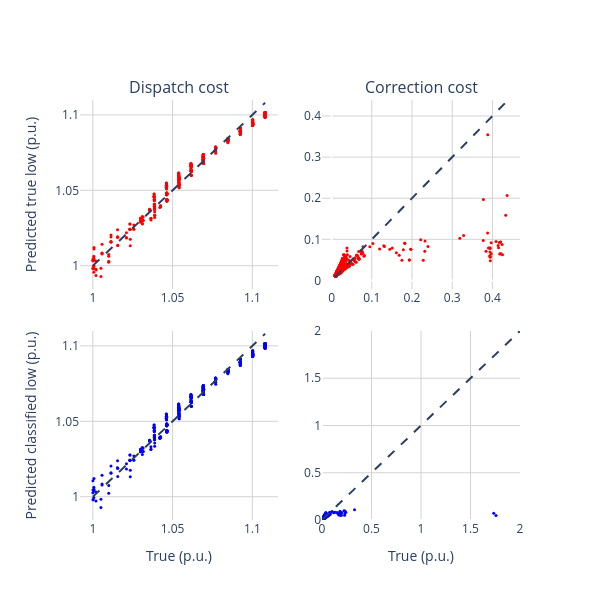

Notebook code for this chart:
### Code cell
from plotly.subplots import make_subplots

thresh = class_thresh
plot_dfl = df_results
fig = make_subplots(rows=2, cols=2, subplot_titles=("Dispatch cost", "Correction cost"),
                   horizontal_spacing = 0.1, vertical_spacing = 0.1)

# Add scatters
x = plot_dfl['Dispatch_cost_target']
y = plot_dfl['Dispatch_cost_pred']
rmse = np.sqrt(np.sum((x-y)**2))/len(x)
print('Dispatch cost rmse:', rmse)
fig.add_scatter(x=x, y=y, 
                mode='markers', marker=dict(color='red', size=3), row=1, col=1)
fig.add_shape(type='line', line=dict(dash='dash'), name= "Baseline", row=1, col=1,
              x0=x.min(), x1=x.max(), 
              y0=x.min(), y1=x.max())


x = plot_dfl['Correction_cost_target']
y = plot_dfl['Correction_cost_pred']
rmse = np.sqrt(np.sum((x-y)**2))/len(x)
print('Corrective cost rmse:', rmse)

fig.add_scatter(x=x, y=y, 
                mode='markers', marker=dict(color='red', size=3), row=1, col=2)
fig.add_shape(type='line', line=dict(dash='dash'), name="Baseline", row=1, col=2,
              x0=x.min(), x1=x.max(), 
              y0=x.min(), y1=x.max())


index_lowcost = df_classification_results['pred_f2'] == 0
x = df_classification_results.loc[index_lowcost, 'Dispatch costs']
y = df_classification_results.loc[index_lowcost, 'Dispatch_cost_pred']
fig.add_scatter(x=x, y=y, 
                mode='markers', marker=dict(color='blue', size=3), row=2, col=1)

fig.add_shape(type='line', line=dict(dash='dash'), name= "Baseline", row=2, col=1,
              x0=x.min(), x1=x.max(), y0=x.min(), y1=x.max())

x = df_classification_results.loc[index_lowcost, 'Correction cost']
y = df_classification_results.loc[index_lowcost, 'Correction_cost_pred']
fig.add_scatter(x=x, y=y, 
                mode='markers', marker=dict(color='blue', size=3), row=2, col=2)

fig.add_shape(type='line', line=dict(dash='dash'), name= "Baseline", row=2, col=2,
              x0=x.min(), x1=x.max(), y0=x.min(), y1=x.max())






#fig.add_scatter(x=plot_dfl['Total cost'], y=plot_dfl['tot_cost_pred'], mode='markers', marker=dict(color='red', size=3), row=1, col=3)

#fig.add_shape(
#    type='line', line=dict(dash='dash'), name= "Baseline", row=1, col=3,
#    x0=plot_dfl['Total cost'].min(), x1=plot_dfl['Total cost'].max(), y0=plot_dfl['Total cost'].min(), y1=plot_dfl['Total cost'].max())

#fig.add_shape(
#    type='line', line=dict(dash='solid'), row=1, col=3,
#    x0=plot_dfl['Total cost'].min(), x1=thresh, y0=thresh, y1=thresh, name= "Baseline")

#fig.add_shape(
#    type='line', line=dict(dash='solid'), row=1, col=3,
#    x0=thresh, x1=thresh, y0=plot_dfl['tot_cost_pred'].min(), y1=thresh, name= "Baseline")

#index = df_classification_results['pred_f2'] == 0
#fig.add_scatter(x=df_classification_results.loc[index]['Total cost'], y=df_classification_results.loc[index]['tot_cost_pred'], mode='markers', marker=dict(color='blue', size=2), row=1, col=3)
#fig.add_scatter(x=[df_classification_results.loc[index]['Total cost'].max()], y=[df_classification_results.loc[index]['Total cost'].max()], mode='markers', marker=dict(color='white', size=1), row=1, col=3)

fig.update_xaxes(gridcolor='lightgrey')
fig.update_yaxes(gridcolor='lightgrey')
fig.update_xaxes(range=[0, 2], row=2, col=2)
fig.update_yaxes(range=[0, 2], row=2, col=2)
# Update axis properties
fig.update_xaxes(title_text="True (p.u.)", row=2, col=1)
fig.update_xaxes(title_text="True (p.u.)", row=2, col=2)
fig.update_yaxes(title_text="Predicted true low (p.u.)", row=1, col=1)
fig.update_yaxes(title_text="Predicted classified low (p.u.)", row=2, col=1)
fig.update_layout(showlegend=False)



fig.update_layout(
    paper_bgcolor='rgba(0,0,0,0)',
    plot_bgcolor='rgba(0,0,0,0)',
    width=600, height=600, 
#    yaxis_title='Predicted (p.u.)',
#    xaxis_title='True (p.u.)'
)
fig.show()
fig.write_image("./paper_figs/true_vs_pred.png")
#plt.savefig('./paper_figs/true_vs_pred.png')

### Figure 1 — Plotly figure (JSON) as saved in the notebook; plotly's stock layout.template omitted (floating-point values rounded to 4 significant figures; data arrays with more than 128 entries replaced by an {"elided": "..."} marker saying what was removed)
{"data": [{"marker": {"color": "red", "size": 3}, "mode": "markers", "type": "scatter", "x": {"elided": "555 float values"}, "xaxis": "x", "y": {"elided": "555 float values"}, "yaxis": "y"}, {"marker": {"color": "red", "size": 3}, "mode": "markers", "type": "scatter", "x": {"elided": "555 float values"}, "xaxis": "x2", "y": {"elided": "555 float values"}, "yaxis": "y2"}, {"marker": {"color": "blue", "size": 3}, "mode": "markers", "type": "scatter", "x": {"elided": "526 float values"}, "xaxis": "x3", "y": {"elided": "526 float values"}, "yaxis": "y3"}, {"marker": {"color": "blue", "size": 3}, "mode": "markers", "type": "scatter", "x": {"elided": "526 float values"}, "xaxis": "x4", "y": {"elided": "526 float values"}, "yaxis": "y4"}], "layout": {"annotations": [{"font": {"size": 16}, "showarrow": false, "text": "Dispatch cost", "x": 0.225, "xanchor": "center", "xref": "paper", "y": 1, "yanchor": "bottom", "yref": "paper"}, {"font": {"size": 16}, "showarrow": false, "text": "Correction cost", "x": 0.775, "xanchor": "center", "xref": "paper", "y": 1, "yanchor": "bottom", "yref": "paper"}], "height": 600, "paper_bgcolor": "rgba(0, 0, 0, 0)", "plot_bgcolor": "rgba(0, 0, 0, 0)", "shapes": [{"line": {"dash": "dash"}, "name": "Baseline", "type": "line", "x0": 1.0, "x1": 1.108, "xref": "x", "y0": 1.0, "y1": 1.108, "yref": "y"}, {"line": {"dash": "dash"}, "name": "Baseline", "type": "line", "x0": 0.008254, "x1": 0.4365, "xref": "x2", "y0": 0.008254, "y1": 0.4365, "yref": "y2"}, {"line": {"dash": "dash"}, "name": "Baseline", "type": "line", "x0": 1.0, "x1": 1.108, "xref": "x3", "y0": 1.0, "y1": 1.108, "yref": "y3"}, {"line": {"dash": "dash"}, "name": "Baseline", "type": "line", "x0": 0.008254, "x1": 10.41, "xref": "x4", "y0": 0.008254, "y1": 10.41, "yref": "y4"}], "showlegend": false, "width": 600, "xaxis": {"anchor": "y", "autorange": true, "domain": [0, 0.45], "gridcolor": "lightgrey", "range": [0.992, 1.116], "type": "linear"}, "xaxis2": {"anchor": "y2", "autorange": true, "domain": [0.55, 1], "gridcolor": "lightgrey", "range": [-0.02382, 0.4685], "type": "linear"}, "xaxis3": {"anchor": "y3", "autorange": true, "domain": [0, 0.45], "gridcolor": "lightgrey", "range": [0.992, 1.116], "title": {"text": "True (p.u.)"}, "type": "linear"}, "xaxis4": {"anchor": "y4", "domain": [0.55, 1], "gridcolor": "lightgrey", "range": [0, 2], "title": {"text": "True (p.u.)"}, "type": "linear"}, "yaxis": {"anchor": "x", "autorange": true, "domain": [0.55, 1], "gridcolor": "lightgrey", "range": [0.9846, 1.11], "title": {"text": "Predicted true low (p.u.)"}, "type": "linear"}, "yaxis2": {"anchor": "x2", "autorange": true, "domain": [0.55, 1], "gridcolor": "lightgrey", "range": [-0.0208, 0.4389], "type": "linear"}, "yaxis3": {"anchor": "x3", "autorange": true, "domain": [0, 0.45], "gridcolor": "lightgrey", "range": [0.9846, 1.11], "title": {"text": "Predicted classified low (p.u.)"}, "type": "linear"}, "yaxis4": {"anchor": "x4", "domain": [0, 0.45], "gridcolor": "lightgrey", "range": [0, 2], "type": "linear"}}}
